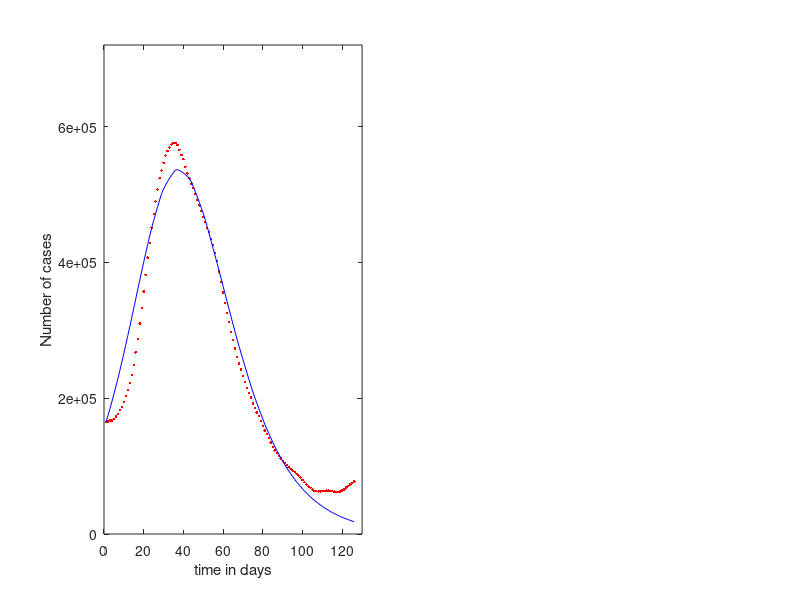

Write the MATLAB code that produced this figure. (Note: this script raises an error after producing the figure.)
function SVIR_Omicron_Fitting
  %This function fits the first set of BSfludata to an SIR model
  clear all
  close all
  clc
  
  format long
  format compact
  
  %Define array with t-coordinates of the data
  tdata = [1,2,3,4,5,6,7,8,9,10,11,12,13,14,15,16,17,18,19,20,21,22,23,24,  ...
      25,26,27,28,29,30,31,32,33,34,35,36,37,38,39,40,41,42,43,44,45,46,47, ...
      48,49,50,51,52,53,54,55,56,57,58,59,60,61,62,63,64,65,66,67,68,69,70, ...
      71,72,73,74,75,76,77,78,79,80,81,82,83,84,85,86,87,88,89,90,91,92,93, ...
      94,95,96,97,98,99,100,101,102,103,104,105,106,107,108,109,110,111,112,...
      113,114,115,116,117,118,119,120,121,122,123,124,125,126]; 

  %Define array with y-coordinates of the data
  qdata = 36*[4579,4602,4641,4642,4714,4806,4902,5073,5205,5387,5637,5896,6164, ...
      6497,6923,7431,7975,8609,9248,9919,10603,11301,11905,12523,13088,13599, ...
      14094,14558,14873,15180,15476,15668,15816,15933,15990,15989,15914, ...
      15711,15502,15330,15021,14750,14540,14329,14144,13900,13653,13443, ...
      13206,12959,12760,12525,12355,12073,11810,11502,11161,10739,10308, ...
      9875,9447,9032,8665,8262,7932,7579,7244,6981,6722,6457,6218,5978, ...
      5773,5580,5340,5156,4968,4822,4622,4427,4229,4088,3921,3747,3564, ...
      3423,3310,3197,3091,2984,2906,2812,2735,2664,2601,2538,2465,2385, ...
      2319,2212,2117,2027,1944,1893,1818,1761,1755,1736,1745,1748,1751, ...
      1771,1777,1769,1761,1731,1723,1709,1738,1777,1827,1898,1974,2029, ...
      2094,2147]; 

  n = length(qdata);
  %t-mesh for the solution of the differential equation
  tforward = [1:0.01:126];

  %Selects the points in the solution corresponding to the t values of tdata
  tmeasure = [1:100:12501]';
 
  %Initial values of parameters to be fitted
  a = 0.132469417181062; %recovery rate
  b = 0.000000033411580; %transmissibility
  p = 0.000000000014374; %vaccination rate
  d = 0.638094251416886; %transmissibility prob if vaccinated
  suscep_init = 2300000.0;
  vacc_init = 5300000.0;
  infec_init = qdata(1);

  function dy = model_1(t,y,k) % DE
    a = k(1); % Assignes the parameters in the DE the current value of the parameters
    b = k(2);
    p = k(3);
    d = k(4);
    dy = zeros(3,1); %Initializes dy array
    dy(1) = -p*y(1) - b*y(1)*y(3); %Susceptible equation
    dy(2) = p*y(1) - d*b*y(2)*y(3); %Vaccinated equation
    dy(3) = b*y(1)*y(3)+d*b*y(2)*y(3)-a*y(3); %Infected equation
  end

  function error_in_data = moder(k) % computing the error in the data
    [T, Y] = ode23s(@(t,y)(model_1(t,y,k)),tforward,[suscep_init, vacc_init, infec_init]);
    % solves the DE; output is written in T and Y

    q=Y(tmeasure(:),3); %Assigns the y-coordinates of the solution at the 
                        %t-coordinates of tdata
    
    error_in_data = sum((q' - qdata).^2); %Computes SSE
    AIC = n*log(error_in_data/n)+2*(length(k0)+1) + (2*(length(k0)+1)*...
     (length(k0)+2))/(n-(length(k0)+1)-1) % computes AIC
  end

  k0 = [a b p d]; %Main routine; assigns initial values of parameters
  [T, Y] = ode23s(@(t,y)(model_1(t,y,k0)),tforward,[suscep_init, vacc_init, infec_init]);
  %Solves the DE with the initial values of the parameters
  yint = Y(tmeasure(:),3);
  %Assigns the y-coordinates of the solution at tdata to yint
  
  %Generate plot with data and regression based only on initial parameter values. 
  figure(1)
  subplot(1,2,1);
  plot(tdata,qdata,'r.');
  hold on
  plot(tdata,yint,'b-'); 
  xlabel('time in days');
  ylabel('Number of cases');
  axis([0, 130, 0, 36*20000]);

[k,fval] = fminsearch(@moder,k0); %Minimization routine; assigns the new
                                  %values of parameters k and the SSE to fval
disp('optimal values ');
disp(k);

[T, Y] = ode23s(@(t,y)(model_1(t,y,k)),tforward,[suscep_init, vacc_init, infec_init]);
    %Solving the DE with the final values of the parameters

yint = Y(tmeasure(:),3); %Computing the y-coordinates corresponding to 
                         %the tdata

%Plots data along with final regression for the data.
subplot(1,2,2)
plot(tdata,qdata,'r.');
hold on
  plot(tdata,yint,'b-');
  xlabel('time in days');
  ylabel('Number of cases');
  axis([0, 130, 0, 36*20000]);
end



